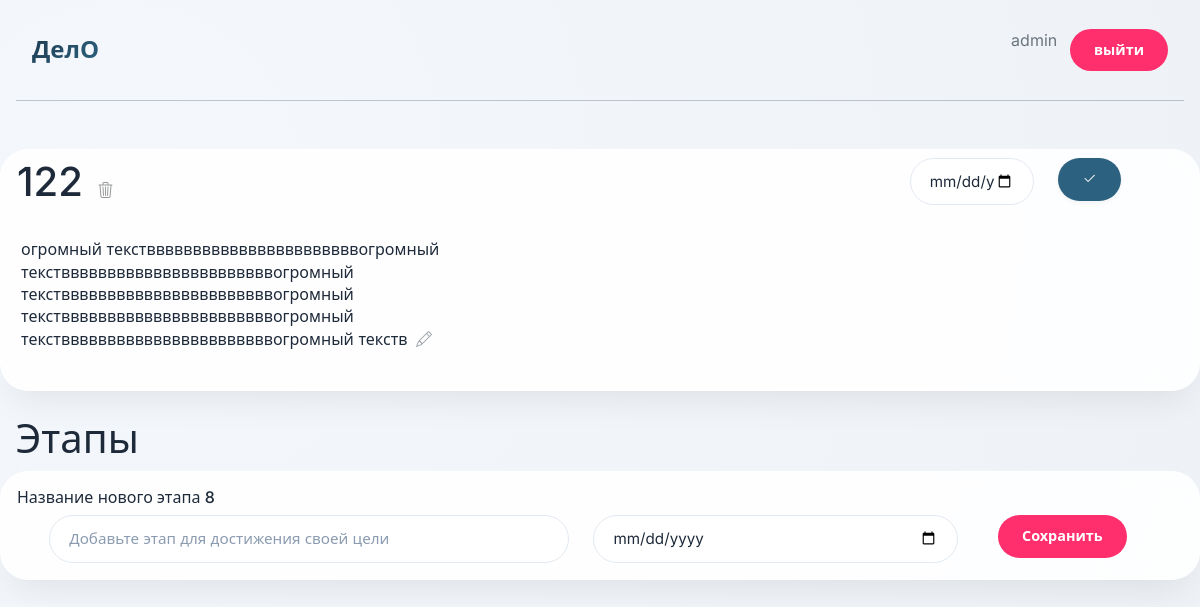
Page /roadmap/8/ (signed in) on the committed database.
### Delo_app/models.py (models this page shows, shortened)
class Roadmaps(models.Model):
    User = models.ForeignKey(settings.AUTH_USER_MODEL,
        on_delete=models.CASCADE)
    Title = models.CharField(max_length=35)
    Description = models.CharField(max_length=200, null=True)
    goald_date = models.DateField(null=True)
    Badge=models.CharField(null=True,max_length=310)
    class Meta:
        ordering =['User','-id']

### Delo_app/views.py (the view)
# urls.py: path('roadmap/<int:index>/', views.Roadmap, name='Roadmap'),
@login_required
def Roadmap(request, index):
    roadmap = get_object_or_404(Roadmaps, id=index)
    stages = Stages.objects.filter(Roadmap=index).prefetch_related(
    'tasks_set__steps_set'
)
    if request.user != roadmap.User:
        return redirect(homePage)
    form = RoadmapDescription(instance=roadmap)
    form2 = StageTitle(instance=roadmap)
    dateForm = RoadmapDate(instance=roadmap)
    taskTitleForm = TaskTitle()
    StepForm = stepsTitle()
    if request.method == 'POST':
        form = RoadmapDescription(request.POST, instance=roadmap)
        if form.is_valid():
            form.save()
            return redirect(request.path)
    context = {
        'username': request.user.username,
        'roadmap': roadmap,
        'form': form,
        'stages':stages,
        'form2':form2,
        'dateForm':dateForm,
        'index':index,
        'taskTitleForm':taskTitleForm,
        'StepForm': StepForm,
    }
    return render(request, "Delo_app/RoadmapPage.html", context)

### Delo_app/forms.py
class RoadmapDescription(ModelForm):
    class Meta:
        model = Roadmaps
        fields = ['Description']
        widgets = {
            'Description': forms.TextInput(attrs={
                'class': 'input-modern',
                'placeholder': "Вы еще не указали описание своей цели"
            })
        }

class StageTitle(ModelForm):
    class Meta:
        model = Stages
        fields = ['Stagetitle','goald_date']
        widgets = {
            'Stagetitle': forms.TextInput(attrs={
                'class': 'input-modern',
                'placeholder': "Добавьте этап для достижения своей цели"
            }),
            'goald_date': forms.DateInput(attrs={
                'type': 'date',
                'class': 'input-modern'
            }),
        }

### Delo_app/templates/Delo_app/RoadmapPage.html (shortened to what this page needs)
{% include "mainHead.html" %}
{% block content %}
<div class="container HeadofRoad glass-card">
    <div class="row">
        <div class="col-9">
            <h1 class="Title">
                {{ roadmap.Title }}
                <a class='fs-6' href="{% url 'Delitroadmap' index=roadmap.id %}"
                    style="color: #000;">
                    <i class="bi bi-trash3 editbi" ></i>
                </a>
            </h1>
        </div>
        <div class="col-3 Title">
            {%if roadmap.goald_date == false%}
                    <form method="post" class="row" action="{% url 'addRoadmapeDeadline' index=roadmap.id %}" >
                            <div class="col-6">
                                {{ dateForm.goald_date }}
                            </div>
                            <div class="col-1">
                                <button type="submit" class="btn-primary"><i class="bi bi-check2"></i></button>
                            </div>
                    </form>
            {%elif roadmap.goal_date == true%}
                <h3>{{roadmap.goald_date}} <i class="bi bi-pencil editbi fs-6"></i></h3>
            {% endif %}
        </div>
        <div class="container">
            <div class="row Description">
                <div class="col-12">
                    {%if roadmap.Description == false %}
                        <form method="post" class="row" >
                            <div class="col-10">
                                {% csrf_token %}
                                {{ form.Description }}
                            </div>
                            <div class="col-1">
                                <button type="submit" class="btn-primary">Сохранить</button>
                            </div>
                        </form>
                    {% elif roadmap.Description != false %}
                        <div class="col-6">
                            <p>{{roadmap.Description}} <i class="bi bi-pencil editbi"></i></p>
                        </div>
{% endif %}
</div>
            </div>
    </div>
    </div>
    </div>
<div class="container Stage">
    <div class="row">
        <div class="col-12">
            <h1>Этапы</h1>
        </div>
    </div>
</div>
<div class="container glass-card NewStage">
    <div class="row">
        <div class="col-3">
            <h6>Название нового этапа {{index}}</h6>
        </div>
        <div class="col-12">
            <div class="container">
                <div class="row">
                    <div class="col-10">
                        <form method="post" action="{% url 'addStage' index=roadmap.id %}">
                            <div class="container">
                                <div class="row">
                                    <div class="col-7">
                                        {{ form2.Stagetitle }}
                                    </div>
                                    <div class="col-5">
                                        {{ form2.goald_date }}
                                    </div>
                                </div>
                            </div>
                    </div>
                    <div class="col-1">
                        <button type="submit" class="btn-pink">Сохранить</button>
                    </div>
                </div>
            </div>
        </div>
    </div>
</div>
{% endblock %}

### templates/mainHead.html (shortened to what this page needs)
{% extends "Base.html" %}
{% block content %}
<div class="container Head">
    <div class="row">
        <div class="col-12">
    <div class="container" style="display: flex; align-items: center; justify-content: space-between; gap: 2rem; padding: 0.8rem 1rem; flex-wrap: wrap;">
        <a href="{% url 'homePage' %}" class="logo">ДелО</a>
        <div style="display: flex; gap: 0.8rem;">
         <span class="text-secondary">{{ user.username }}</span>
            <form method="post" action="{% url 'logout' %}">
    <button type="submit" class="btn-pink">выйти</button>
</form>
        </div>
    </div>
<hr>
        </div>
    </div>
</div>
{% endblock %}

### static/css/delo-ui.css (style rules this page uses)
:root { --color-bg: radial-gradient(circle at 10% 30%, #f4f7fc 0%, #eef2f7 100%); --color-surface: rgba(255, 255, 255, 0.88); --color-glass-light: rgba(255, 255, 255, 0.6); --color-glass-dark: rgba(240, 246, 252, 0.75); --color-text-primary: #1e2a3a; --color-text-secondary: #5b6e8c; --color-text-muted: #8b9bb0; --color-accent-blue: #2c6280; --color-accent-soft: #5f8dac; --color-accent-pink: #ff2e6c; --color-border-light: rgba(0, 0, 0, 0.05); --color-card-border: rgba(255, 255, 255, 0.6); --shadow-sm: 0 8px 20px rgba(0, 0, 0, 0.02), 0 2px 6px rgba(0, 0, 0, 0.02); --shadow-hover: 0 20px 35px -12px rgba(0, 0, 0, 0.1), 0 0 0 1px rgba(44, 98, 128, 0.15); --shadow-glass: 0 20px 35px -12px rgba(0, 0, 0, 0.08), 0 1px 2px rgba(0, 0, 0, 0.02); --border-radius-card: 28px; --border-radius-input: 28px; --border-radius-button: 40px; --border-radius-small: 16px; --transition-default: all 0.2s cubic-bezier(0.2, 0.9, 0.4, 1.1); }
body { background: var(--color-bg); font-family: 'Inter', system-ui, -apple-system, 'Segoe UI', Roboto, sans-serif; color: var(--color-text-primary); line-height: 1.4; margin: 0; padding: 0; }
.glass-card { background: var(--color-surface); backdrop-filter: blur(8px); border-radius: var(--border-radius-card); border: 1px solid var(--color-card-border); padding: 1.5rem; transition: var(--transition-default); box-shadow: var(--shadow-glass); }
.btn-primary { background: var(--color-accent-blue); border: none; border-radius: var(--border-radius-button); padding: 0.7rem 1.5rem; font-weight: 600; font-size: 0.9rem; color: white; display: inline-flex; align-items: center; gap: 8px; cursor: pointer; transition: var(--transition-default); width: fit-content; box-shadow: 0 2px 5px rgba(0, 0, 0, 0.05); }
.btn-pink { background: var(--color-accent-pink); border: none; border-radius: var(--border-radius-button); padding: 0.7rem 1.5rem; font-weight: 600; font-size: 0.9rem; color: white; cursor: pointer; transition: var(--transition-default); }
.input-modern { width: 100%; border: 1px solid #e2e8f0; border-radius: var(--border-radius-input); padding: 0.75rem 1.2rem; font-family: inherit; font-size: 0.95rem; transition: 0.2s; background: white; color: var(--color-text-primary); }
.input-modern::placeholder { color: var(--color-text-muted); }
.logo { font-weight: 700; font-size: 1.5rem; background: linear-gradient(135deg, #1e3b4f, #2c6280); background-clip: text; -webkit-background-clip: text; color: transparent; }
.text-secondary { color: var(--color-text-secondary); }
.container { max-width: 1300px; margin: 0 auto; padding: 0 1rem; }

### templates/mainHead.html (style rules this page uses)
.Head { margin-top: 2vh; }

### Delo_app/templates/Delo_app/RoadmapPage.html (style rules this page uses)
.HeadofRoad { margin-top: 4vh; }
.Description { margin-bottom: 3vh; margin-top: 3vh; }
.Title { margin-top: 1vh; }
.Stage { margin-top: 3vh; }
.NewStage { padding-top: 2vh; padding-bottom: 2vh; margin-bottom: 3vh; }
.editbi { opacity: 0.4; margin-left: 0.5vh; max-width: 1vh; max-width: 1px; }

### rows in the picture
Roadmaps: Title "122", Description "огромный текствввввввввввввввввввввввогромный текствввввввввввввввввввввввогромный текствввввввввввввввввввввввогромный текствввввввввввввввввввввввогромный текствввввввввввввввввввввввогромный текств"

### other values in the picture
{{ user.username }} "admin"
{{ index }} "8"
